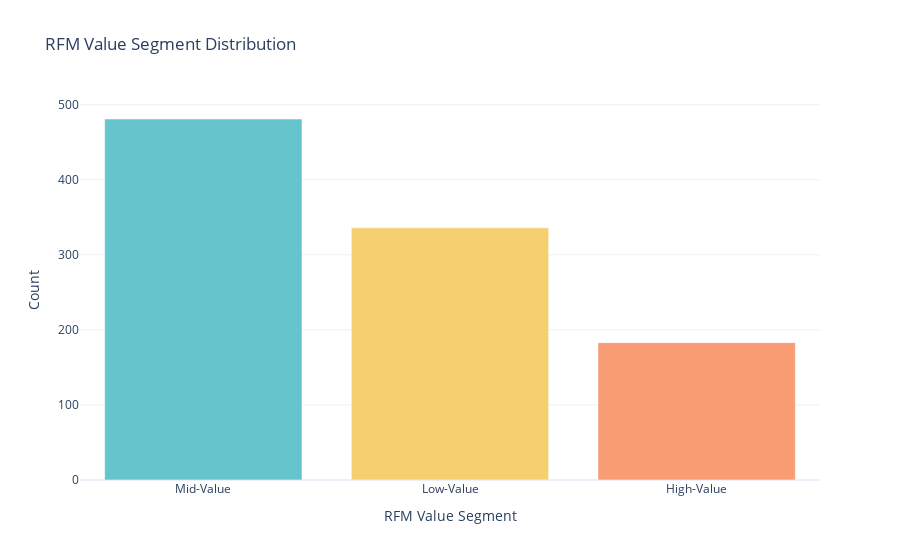

The code cell stored with this chart in its notebook:
### Code cell
# RFM Segment Distribution
segment_counts = data['Value Segment'].value_counts().reset_index()
#.value_counts() powerful way to count the number of occurance of each value in each group,but the resulting DataFrame may not 
#be in desired format.So .reset_index() allows us to reformat yhe DataFrame by resetting the index and creating a new column 
#with the counts
segment_counts.columns = ['Value Segment', 'Count']

pastel_colors = px.colors.qualitative.Pastel#qualitative is used when info is not numerical or it emphasizes the relative size 
#of each of categories being measured by using vertical or horizontal bars OR to find themes and patterns.
#Pastel(library) help us colorize strings in our terminal,having predefined styles:-info:green.comment:
# Create the bar chart
fig_segment_dist = px.bar(segment_counts, x='Value Segment', y='Count', 
                          color='Value Segment', color_discrete_sequence=pastel_colors,
                          title='RFM Value Segment Distribution')

# Update the layout
fig_segment_dist.update_layout(xaxis_title='RFM Value Segment',
                              yaxis_title='Count',
                              showlegend=False)#to hide legend in plot

# Show the figure
fig_segment_dist.show()

### Figure 1 — Plotly figure (JSON) as saved in the notebook; plotly's stock layout.template omitted (floating-point values rounded to 4 significant figures)
{"data": [{"alignmentgroup": "True", "hovertemplate": "Value Segment=%{x}<br>Count=%{y}<extra></extra>", "legendgroup": "Mid-Value", "marker": {"color": "rgb(102, 197, 204)", "pattern": {"shape": ""}}, "name": "Mid-Value", "offsetgroup": "Mid-Value", "orientation": "v", "showlegend": true, "textposition": "auto", "type": "bar", "x": ["Mid-Value"], "xaxis": "x", "y": [481], "yaxis": "y"}, {"alignmentgroup": "True", "hovertemplate": "Value Segment=%{x}<br>Count=%{y}<extra></extra>", "legendgroup": "Low-Value", "marker": {"color": "rgb(246, 207, 113)", "pattern": {"shape": ""}}, "name": "Low-Value", "offsetgroup": "Low-Value", "orientation": "v", "showlegend": true, "textposition": "auto", "type": "bar", "x": ["Low-Value"], "xaxis": "x", "y": [336], "yaxis": "y"}, {"alignmentgroup": "True", "hovertemplate": "Value Segment=%{x}<br>Count=%{y}<extra></extra>", "legendgroup": "High-Value", "marker": {"color": "rgb(248, 156, 116)", "pattern": {"shape": ""}}, "name": "High-Value", "offsetgroup": "High-Value", "orientation": "v", "showlegend": true, "textposition": "auto", "type": "bar", "x": ["High-Value"], "xaxis": "x", "y": [183], "yaxis": "y"}], "layout": {"barmode": "relative", "legend": {"title": {"text": "Value Segment"}, "tracegroupgap": 0}, "showlegend": false, "title": {"text": "RFM Value Segment Distribution"}, "xaxis": {"anchor": "y", "categoryarray": ["Mid-Value", "Low-Value", "High-Value"], "categoryorder": "array", "domain": [0, 1], "title": {"text": "RFM Value Segment"}}, "yaxis": {"anchor": "x", "domain": [0, 1], "title": {"text": "Count"}}}}
